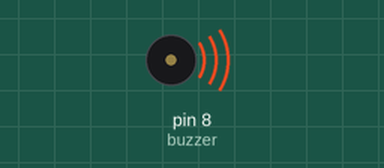
This sketch was run on a simulated Arduino Uno, built with avr-gcc and run on an emulated ATmega328P. Shown: buzzer (waves = sounding).

Above: at 0.16 s.
At 15.12 s:
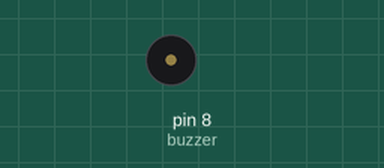
Timing chart, 0 to 15.4 s (numbered marks = the images above):
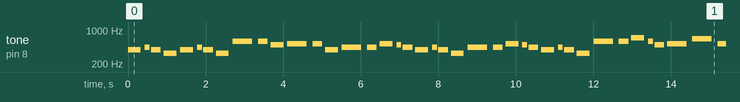

The sketch:

toneSilentNight.ino
```cpp
/*
 * Silent Night
 *
 * melody:
 *  G A G E G A G E (Silent night, holy night.)
 *  D D B C C G (All is calm, All is bright.)
 *  A A C B A G A G E (Round yon virgin mother and child.)
 *  A A C B A G A G E (Holy infant so tender and mild.)
 *  D D F D B C E C G E G F D C (Sleep in heavenly peace! Sleep in heavenly peace!)
 *
 *  Codes below are from https://www.arduino.cc/en/Tutorial/toneMelody
 *  created and modified by Tom Igoe
 */
#include "pitches.h"

const int buzzer = 8;

// notes in the melody (ordered in the same way as the melody)
int melody[] = {
  NOTE_G4, NOTE_A4, NOTE_G4, NOTE_E4, NOTE_G4, NOTE_A4, NOTE_G4, NOTE_E4, NOTE_D5, NOTE_D5, NOTE_B4, NOTE_C5, NOTE_C5, NOTE_G4, NOTE_A4, NOTE_A4, NOTE_C5, NOTE_B4, NOTE_A4, NOTE_G4, NOTE_A4, NOTE_G4, NOTE_E4, NOTE_A4, NOTE_A4, NOTE_C5, NOTE_B4, NOTE_A4, NOTE_G4, NOTE_A4, NOTE_G4, NOTE_E4, NOTE_D5, NOTE_D5, NOTE_F5, NOTE_D5, NOTE_B4, NOTE_C5, NOTE_E5, NOTE_C5, NOTE_G4, NOTE_E4, NOTE_G4, NOTE_F4, NOTE_D4, NOTE_C4
};

// duration of each note in the melody (ordered in the same way as the melody)
int noteDurations[] = {
  3, 8, 4, 3, 3, 8, 4, 3, 2, 4, 3, 2, 4, 3, 2, 4, 3, 8, 4, 3, 8, 4, 3, 2, 4, 3, 8, 4, 3, 8, 4, 3, 2, 4, 3, 8, 4, 2, 2, 4, 4, 4, 3, 8, 4, 1
};

void playNote(int buzzer, int note, int noteDuration);

void setup() {
  pinMode(buzzer, OUTPUT);

}

// play melody infinitely. (with 5-second-interval)
void loop() {
  // play all notes in melody array
  for (int i=0; i<(sizeof melody / sizeof melody[0]); i++) {

    // use playNote function to play each note
    playNote(buzzer, melody[i], noteDurations[i]);
  }

  // delay 2 sec before play the same melody again
  delay(5000);

}

// playNote functions plays given note in given duration
// Codes (including comments) in this function are from https://www.arduino.cc/en/Tutorial/toneMelody
// created and modified by Tom Igoe
void playNote(int buzzer, int note, int noteDuration) {

  // to calculate the note duration, take one second
  // divided by the note type.
  // e.g. quarter note = 1000 / 4, eighth note = 1000 / 8, etc.
  int duration = 1000 / noteDuration;
  tone(buzzer, note, duration);

  // to distinguish the notes, set a minimun time between them.
  // the note's nuration + 30% seems to work well:
  delay(duration * 1.30);

  // stop the tone playing:
  noTone(buzzer);
}
```

Measured:
- by itself, tone on pin 8 (buzzer): plays 392 Hz for 0.33 s, 440 Hz for 0.13 s, 392 Hz for 0.25 s, 330 Hz for 0.33 s, 392 Hz for 0.33 s, 440 Hz for 0.13 s … (265 notes in this stretch)
